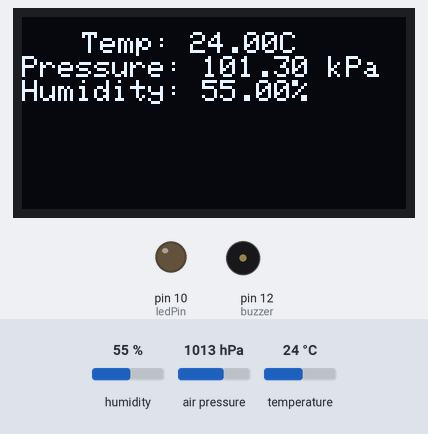
Bench run of a sketch on a simulated Arduino Nano, built with avr-gcc and run on an emulated ATmega328P. Shown: 128×64 one-colour display, output pins drawn as LEDs (lit = HIGH), buzzer (waves = sounding, pin HIGH). The test bench sets the inputs (shaded band); at power-on: humidity 55 %, air pressure 1013 hPa, temperature 24 °C. The display library's start-up logo is not drawn.

Above: at 3.2 s.
3.3 s: humidity set to 22 %
At 5.0 s:
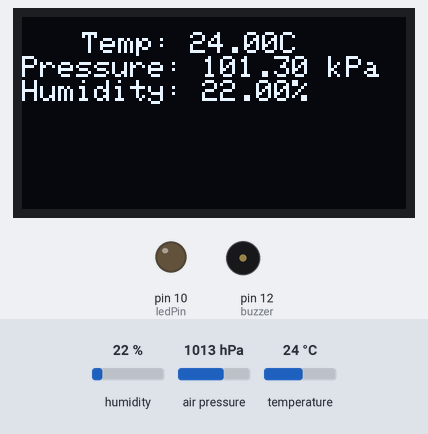
7.5 s: air pressure set to 952 hPa
At 9.3 s:
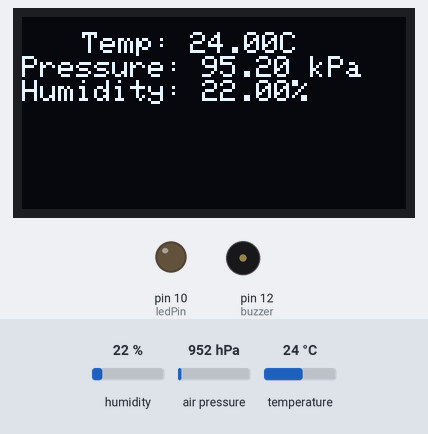
11.0 s: temperature set to 12 °C
At 12.4 s:
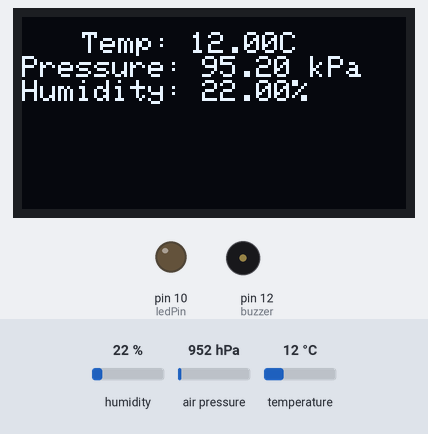
14.2 s: humidity set to 40 %
At 15.6 s:
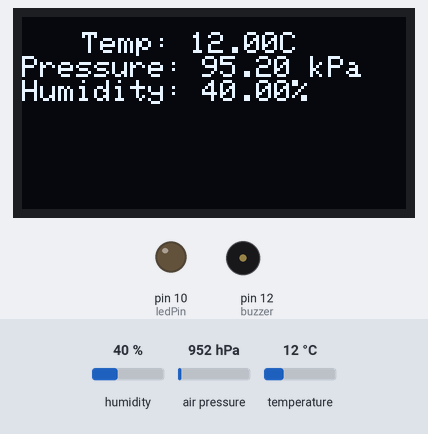
Timing chart, 0 to 17.2 s (numbered marks = the images above; inputs shaded):
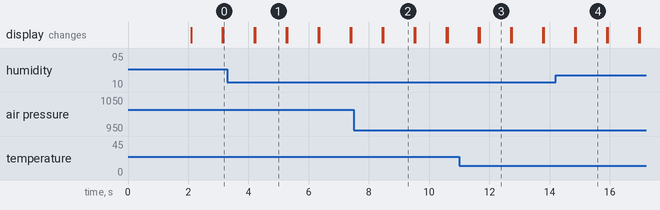

The sketch:

project.ino
```cpp
#include <Wire.h>
#include <Adafruit_GFX.h>
#include <Adafruit_SSD1306.h>
#include <Adafruit_Sensor.h>
#include <Adafruit_BME280.h>
#include <Time.h>
#include <TimeAlarms.h>               //libraries list
Adafruit_BME280 bme;                  //sets up BME sensor
int reset = 17;                       //RES# pin number for OLED
Adafruit_SSD1306 display(reset);      //sets up display
int buzzer = 12;                      //buzzer number
int lightSense = A7;                  //light sensing LED pin number
int ledPin = 10;                      //alarm LED number
int light = 0;
int count = 0;
int test = 1024;
int test2 = 1024;
int test3 = 1024;
int dark = 125;                       //any value below this is considered dark
int wait = 3;
int samples = 100;

void setup() {
  pinMode(buzzer, OUTPUT); //turns alarm buzzer on
  pinMode(ledPin, OUTPUT); //turns alarm LED on
  bme.begin(0x76);         //turns BME sensor on
  display.begin(SSD1306_SWITCHCAPVCC, 0x3C);   //turns display on
  display.display();
  delay(2000);
  display.clearDisplay();
  setTime(8,14,0,12,22,20);         //sets clock time at 8:14AM, 12/22/2020
  Alarm.alarmRepeat(8,15,0,alarm);  //sets up alarm at 8:15AM
  Alarm.timerRepeat(15,repeat);     //sets up alarm so it repeats every 15 seconds
}

void repeat(){            //code for when alarm repeats every 15 seconds
  display.clearDisplay();
  display.setTextSize(3);
  display.print("WAKE UP");
  delay(1000);
  display.clearDisplay();
}

void alarm(){                //what happens when alarm time is reached
  display.clearDisplay();
  display.setTextSize(3);
  display.print("WAKE UP");                 //display changes
  for(count = 0; count < samples; count++) {
   light = analogRead(lightSense);              //light sensing LED turned on
   delay(wait);
   if (light < test){
    test3 = light;                             // remember the 3 lowest light valuess
    test2 = test3;
    test = test2;
   }
  }
  if (test < dark && test2 < dark && test3 < dark){//this 'dark' value was taken from trial-and-error
    tone(buzzer, 2300);                       //buzzer turns on
    digitalWrite(ledPin, HIGH);               //LED turns on
  } else {
    noTone(buzzer);                           //buzzer turns off
    digitalWrite(ledPin, LOW);                //LED turns off
  }
  test = 1024;                              //resets test
}

void loop() {
  display.clearDisplay();
  display.setTextSize(1);
  display.setTextColor(WHITE);          //sets up text size and color
  display.setCursor(20,5);              //sets up initial position of text
  display.print("Temp: ");
  display.print(bme.readTemperature());
  display.println("C");                 //prints temperature taken from BME
  display.print("Pressure: ");
  display.print(bme.readPressure()/1000);   //prints pressure taken from BME, converts from Pa to kPa
  display.println(" kPa");
  display.print("Humidity: ");
  display.print(bme.readHumidity());      //prints humidity taken from BME
  display.println("%");
  display.display();
  delay(1000);
  display.clearDisplay();                   //after a second, BME data is erased to display time
  display.print(hour());
  display.print(":");
  display.print(minute());                //displays time in XX:XX form
  display.display();
}
```

Measured:
- after the input at 3.3 s, the display: first differs from a run without the input after 0.92 s (image 1)
- after the input at 7.5 s, the display: first differs from a run without the input after 0.98 s (image 2)
- after the input at 11.0 s, the display: first differs from a run without the input after 0.67 s (image 3)
- after the input at 14.2 s, the display: first differs from a run without the input after 0.67 s (image 4)
- what the display in image 1 shows lasts 1.1 s, from 4.2 s to 5.3 s
